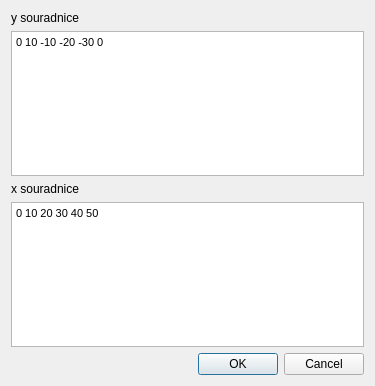
<?xml version="1.0" encoding="UTF-8"?>
<ui version="4.0">
 <class>Dialog</class>
 <widget class="QDialog" name="Dialog">
  <property name="geometry">
   <rect>
    <x>0</x>
    <y>0</y>
    <width>375</width>
    <height>386</height>
   </rect>
  </property>
  <property name="windowTitle">
   <string>Dialog</string>
  </property>
  <layout class="QVBoxLayout" name="verticalLayout_3">
   <item>
    <layout class="QVBoxLayout" name="verticalLayout_2">
     <item>
      <widget class="QLabel" name="y_coord">
       <property name="text">
        <string>y souradnice</string>
       </property>
       <property name="buddy">
        <cstring>txtEdit_y</cstring>
       </property>
      </widget>
     </item>
     <item>
      <widget class="QTextEdit" name="txtEdit_y">
       <property name="html">
        <string>&lt;!DOCTYPE HTML PUBLIC &quot;-//W3C//DTD HTML 4.0//EN&quot; &quot;http://www.w3.org/TR/REC-html40/strict.dtd&quot;&gt;
&lt;html&gt;&lt;head&gt;&lt;meta name=&quot;qrichtext&quot; content=&quot;1&quot; /&gt;&lt;style type=&quot;text/css&quot;&gt;
p, li { white-space: pre-wrap; }
&lt;/style&gt;&lt;/head&gt;&lt;body style=&quot; font-family:'MS Shell Dlg 2'; font-size:7.8pt; font-weight:400; font-style:normal;&quot;&gt;
&lt;p style=&quot; margin-top:0px; margin-bottom:0px; margin-left:0px; margin-right:0px; -qt-block-indent:0; text-indent:0px;&quot;&gt;&lt;span style=&quot; font-family:'MS Shell Dlg 2'; font-size:8pt;&quot;&gt;0 10 -10 -20 -30 0 &lt;/span&gt;&lt;/p&gt;&lt;/body&gt;&lt;/html&gt;</string>
       </property>
      </widget>
     </item>
    </layout>
   </item>
   <item>
    <layout class="QVBoxLayout" name="verticalLayout">
     <item>
      <widget class="QLabel" name="x_coord">
       <property name="text">
        <string>x souradnice</string>
       </property>
       <property name="buddy">
        <cstring>txtEdit_x</cstring>
       </property>
      </widget>
     </item>
     <item>
      <widget class="QTextEdit" name="txtEdit_x">
       <property name="html">
        <string>&lt;!DOCTYPE HTML PUBLIC &quot;-//W3C//DTD HTML 4.0//EN&quot; &quot;http://www.w3.org/TR/REC-html40/strict.dtd&quot;&gt;
&lt;html&gt;&lt;head&gt;&lt;meta name=&quot;qrichtext&quot; content=&quot;1&quot; /&gt;&lt;style type=&quot;text/css&quot;&gt;
p, li { white-space: pre-wrap; }
&lt;/style&gt;&lt;/head&gt;&lt;body style=&quot; font-family:'MS Shell Dlg 2'; font-size:7.8pt; font-weight:400; font-style:normal;&quot;&gt;
&lt;p style=&quot; margin-top:0px; margin-bottom:0px; margin-left:0px; margin-right:0px; -qt-block-indent:0; text-indent:0px;&quot;&gt;&lt;span style=&quot; font-family:'MS Shell Dlg 2'; font-size:8pt;&quot;&gt;0 10 20 30 40 50&lt;/span&gt;&lt;/p&gt;&lt;/body&gt;&lt;/html&gt;</string>
       </property>
      </widget>
     </item>
    </layout>
   </item>
   <item>
    <widget class="QDialogButtonBox" name="btnBox">
     <property name="orientation">
      <enum>Qt::Horizontal</enum>
     </property>
     <property name="standardButtons">
      <set>QDialogButtonBox::Cancel|QDialogButtonBox::Ok</set>
     </property>
    </widget>
   </item>
  </layout>
 </widget>
 <resources/>
 <connections>
  <connection>
   <sender>btnBox</sender>
   <signal>accepted()</signal>
   <receiver>Dialog</receiver>
   <slot>accept()</slot>
   <hints>
    <hint type="sourcelabel">
     <x>248</x>
     <y>254</y>
    </hint>
    <hint type="destinationlabel">
     <x>157</x>
     <y>274</y>
    </hint>
   </hints>
  </connection>
  <connection>
   <sender>btnBox</sender>
   <signal>rejected()</signal>
   <receiver>Dialog</receiver>
   <slot>reject()</slot>
   <hints>
    <hint type="sourcelabel">
     <x>316</x>
     <y>260</y>
    </hint>
    <hint type="destinationlabel">
     <x>286</x>
     <y>274</y>
    </hint>
   </hints>
  </connection>
 </connections>
</ui>
